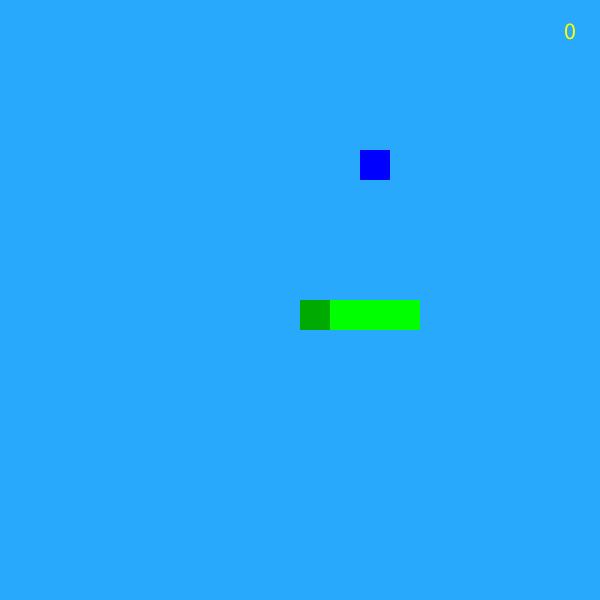
Frame 1 (no input)
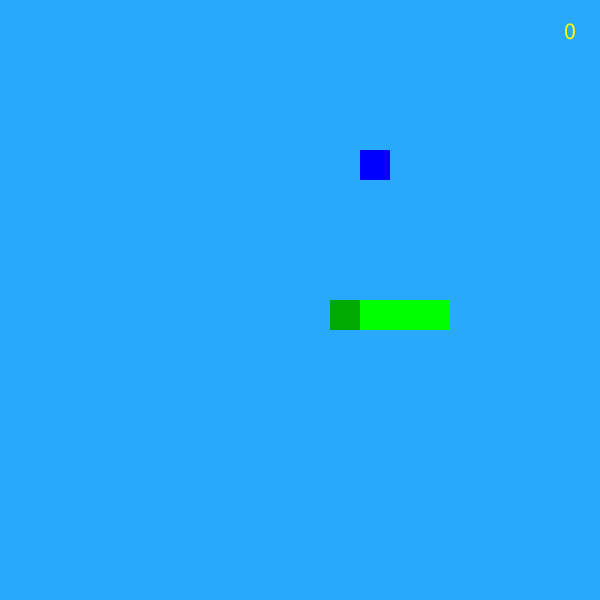
Frame 60 (the mouse pressed at the canvas centre just before this capture)
Frame 120 (the mouse held since frame 60 and released just before this capture): identical to frame 60, image omitted

The Processing sketch that drew these frames (run headless with seeded random() and noise(); from frame 60 on, the mouse is pressed at the canvas centre):

// Processing sketch: game_4_part_2
// ── game_4_part_2.pde
int cols = 20, rows = 20;
Spot[][] grid = new Spot[cols][rows];
ArrayList<Spot> Snake = new ArrayList<Spot>();
ArrayList<Spot> Food = new ArrayList<Spot>();
Spot current, next;
boolean GAME_OVER, foodadded;
long score;


void setup() {
    size(600, 600);
    frameRate(10);
    GAME_OVER = false;
    score = 0;
    foodadded = true;
    textAlign(CENTER, CENTER);
    textSize(56);
    for (int i=0; i < cols; i++){
        for (int j=0; j <rows; j++)
        grid[i][j] = new Spot(i, j);
    }

    for (int i=0; i < cols; i++){
        for (int j=0; j <rows; j++)
        grid[i][j].addNeighbors(grid);
    }

    Snake.clear();
    current = grid[cols/2][rows/2];
    for (int i = 3; i>=0; i--)
    Snake.add(grid[cols/2+i][rows/2]);

    Food.clear();
    addFood();
}

void draw() {
    if (GAME_OVER == false){
        for (int i=0; i < cols; i++){
            for (int j=0; j <rows; j++)
            grid[i][j].show(#29A9FC);
        }
        for (int i=0; i<Food.size(); i++) Food.get(i).show(#0000FF);
        for (int i=0; i<Snake.size(); i++)  Snake.get(i).show(#00FF00);
        current.show(#00AA00);

        int id = 3;
        if (keyCode == UP) id = 0;
        if (keyCode == RIGHT) id = 1;
        if (keyCode == DOWN) id = 2;
        if (keyCode == LEFT) id = 3;

        next = current.neighbors[id];

        if (Snake.contains(next)) GAME_OVER = true;
        else if (Food.contains(next)){
            score++;
            //add extra food every 5 mark
            if (score%5 == 0) foodadded = false;
            if (foodadded == false){
                    addFood();
                    foodadded = true;
                }
            
            //==========================
            current = next;
            Snake.add(next);
            addFood();
            Food.remove(next);
        }
        else{
            current = next;
            Snake.add(next);
            Snake.remove(0);
        }



        fill(#FFFF00);
        textSize(24);
        text(nf(score), width-30, 30);
    }
    else {
        fill(#FF0000);
        text("GAME OVER", width/2, height/2);
    }
}

void keyPressed(){
    if (key == 'r' || key == 'R') setup();
}

void addFood(){
    Spot temp;
    while (true){
        temp = grid[int(random(0, cols))][int(random(0, rows))];
        if (!Snake.contains(temp) && !Food.contains(temp)) {
            Food.add(temp);
            return;
        }
    }
}

// ── Spot.pde
class Spot {
    int w, h, x, y , i, j;
    Spot[] neighbors = new Spot[4];

    Spot(int _i, int _j){
        w = width/cols;
        h = height/rows;
        i = _i;
        j = _j;
        x = i*w+w/2;
        y = j*h+h/2;
    }

    void show(color c){
        fill(c);
        noStroke();
        rectMode(CENTER);
        rect(x, y ,w , h);
    }

    void addNeighbors(Spot[][] grid){
        //UP
        if (j > 0)
        neighbors[0]  = grid[i][j-1];
        if (j == 0)
        neighbors[0]  = grid[i][rows-1];
        //RIGHT
        if (i < cols -1)
        neighbors[1] = grid[i+1][j];
        if (i == cols -1)
        neighbors[1] = grid[0][j];
        //DOWN
        if (j < rows -1)
        neighbors[2] = grid[i][j+1];
        if (j == rows -1)
        neighbors[2] = grid[i][0];
        //LEFT
        if (i > 0)
        neighbors[3] = grid[i-1][j];
        if (i == 0)
        neighbors[3] = grid[cols -1][j];
    }
}
